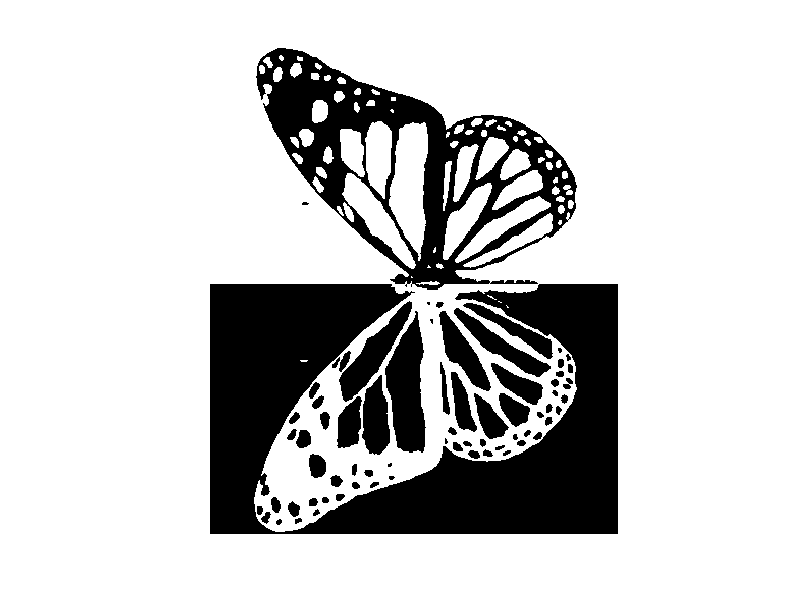

The MATLAB source for this figure: (Note: this script raises an error after producing the figure.)
% This script need array called 'image'
imsize = [480,400];
file = '..\include\img.h';

assert(mod(imsize(1), 8)==0)

if ~exist('image', 'var')
    load('image')
end

img = imresize(image', imsize)>127;
imshow(img)
clear data
%%
data = zeros(1, size(img,2)*size(img,1)/8, 'uint8');
for indx = 1:size(img,2)
    line = img(end:-1:1, indx);
    for indy = 1:8:length(line)
        part = line(indy:indy+7);
        ind = (indx-1)*size(img,1)/8 + ((indy-1)/8) +1;
        data(ind) = bin2dec(char(part'+'0'));
    end
end

%% export to c file
f = fopen(file, 'w');

fprintf(f, '#define X_SIZE %d\n', imsize(2));
fprintf(f, '#define Y_SIZE %d\n', imsize(1));

fprintf(f, 'uint8_t img[IMG_BUFFER] = {', imsize(2)*imsize(1)/8);
fprintf(f, '%d,', data);
fwrite(f, '};');

fclose(f);
%%
open(file)

%%
s = serial('COM5', 'Baudrate', 57600);
s.Terminator = 'CR/LF';
fopen(s);
fwrite(s, 17);

%%
tic
while s.BytesAvailable
    fread(s, s.BytesAvailable);
end
fprintf(s, 'echo\n');
pause(0.1);
if s.BytesAvailable
    rep = char(fread(s, s.BytesAvailable)');
    rep = rep(1:end-2);
end

command = sprintf('transfer %d', length(data));
fwrite(s, command);
for i = 1:100:length(data)
    fwrite(s, data(i:i+99))
end
pause(0.1);
if s.BytesAvailable
    rep = char(fread(s, s.BytesAvailable)');
    disp(rep(1:end-2));
end
toc
%%
devs = instrfindall;
if ~isempty(devs)
    fclose(instrfindall);
end
